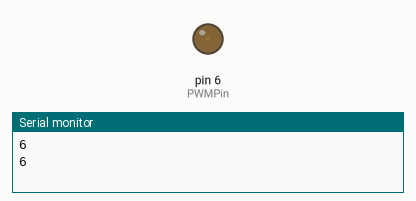
A sketch run on a simulated Arduino Uno, built with avr-gcc and run on an emulated ATmega328P. Parts: output pins drawn as LEDs (lit = HIGH), the last lines printed to the serial monitor.

Above: at 0.05 s.
At 0.95 s:
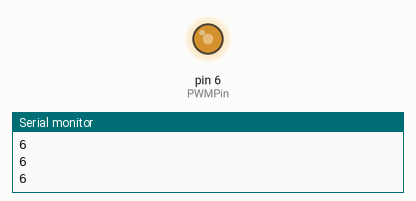
At 1.4 s:
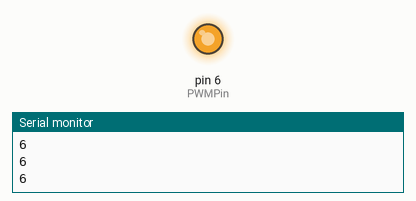
At 2.75 s:
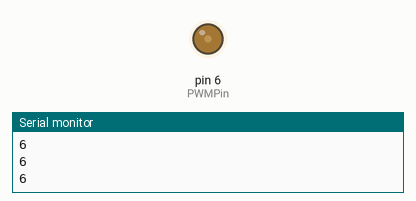
Timing chart, 0 to 7.2 s (numbered marks = the images above):
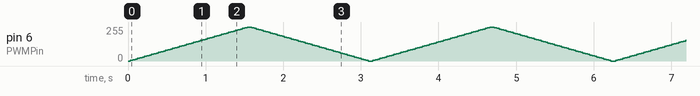

The sketch:

VernierDCUPWM.ino
```cpp
/*
 VernierDCUPMW (v 2014.09)
 This sketch uses Pulse-Width Modulation to vary the voltage
 on an output of the DCU which is connected to the BTD 2 socket.

Only certain pins on the Arduino are set up pulse-width modulation.
Here we use this pin D6 on the Arduino, which controls DCU output line 1
if the DCU is plugged into the BTD 2 connector.

This sketch is a variation of the Ardunio examples sketch fading
(see: http://arduino.cc/en/Tutorial/Fading)

See www.vernier.com/arduino for more information.

 */

int PWMPin = 6; // this sets the right pin for PWM assuming DCU is in BTD 2

void setup()
{
  Serial.begin(9600); //initialize serial communication at 9600 baud
}
void loop()
{
  // fade in from min to max in increments of 5 points:
  for(int fadeValue = 0 ; fadeValue <= 255; fadeValue +=5)
  {
    // sets the value (range from 0 to 255):
   Serial.println(PWMPin);
   analogWrite(PWMPin, fadeValue);
    // wait for 30 milliseconds to see the dimming effect
    delay(30);
  }
// fade out from max to min in increments of 5 points:
for(int fadeValue = 255 ; fadeValue >= 0; fadeValue -=5)
  {
// sets the value (range from 0 to 255):
analogWrite(PWMPin, fadeValue);
// wait for 30 milliseconds to see the dimming effect
delay(30);
  }
}
```
